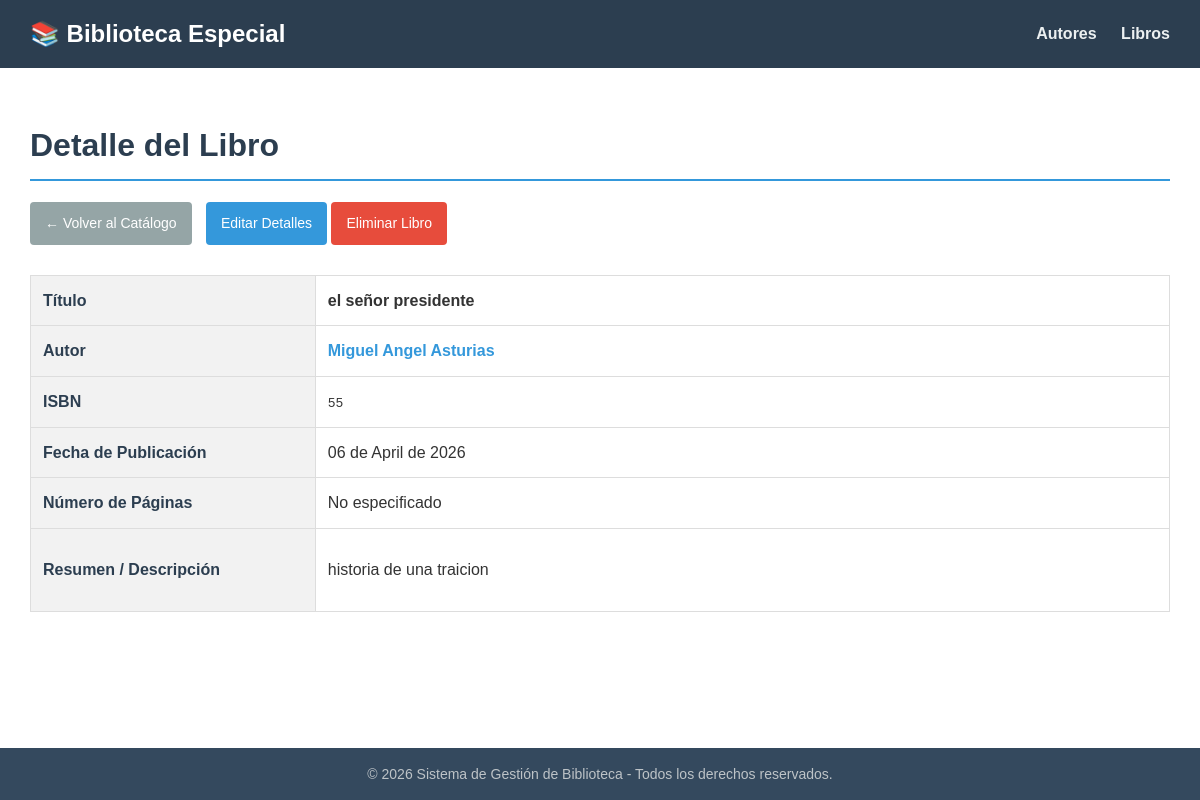
The app's page /biblioteca/libros/1/ with its own data.
### biblioteca/models.py (models this page shows, shortened)
class Libro(models.Model):
    titulo = models.CharField(max_length=200)
    isbn = models.CharField(max_length=13, unique=True)
    fecha_publicacion = models.DateField()
    autor = models.ForeignKey(Autor, on_delete=models.CASCADE, related_name="libros")
    resumen = models.TextField(max_length=1000, help_text="Breve descripción del libro")
    paginas = models.IntegerField(null=True, blank=True)

class Autor(models.Model):
    nombre = models.CharField(max_length=100)
    apellido = models.CharField(max_length=100)
    nacionalidad = models.CharField(max_length=50, blank=True, null=True)
    fecha_nacimiento = models.DateField(blank=True, null=True)

### biblioteca/views.py (the view)
# urls.py: path("libros/<int:pk>/", views.LibroDetailView.as_view(), name="libro-detail"),
class LibroDetailView(DetailView):
    model = Libro
    template_name = 'biblioteca/libro_detail.html'

### biblioteca/templates/biblioteca/libro_detail.html (shortened to what this page needs)
{% extends 'biblioteca/base.html' %}
{% block contenido %}
    <h1>Detalle del Libro</h1>
    <div class="acciones">
        <a href="{% url 'libro-list' %}" class="btn btn-secondary">← Volver al Catálogo</a>
        <a href="{% url 'libro-update' libro.pk %}" class="btn btn-primary">Editar Detalles</a>
        <a href="{% url 'libro-delete' libro.pk %}" class="btn btn-danger">Eliminar Libro</a>
    </div>
    <table class="ancho-fijo">
        <tbody>
            <tr>
                <th>Título</th>
                <td><strong>{{ libro.titulo }}</strong></td>
            </tr>
            <tr>
                <th>Autor</th>
                <td>
                    <a href="{% url 'autor-detail' libro.autor.pk %}" class="link-accion">
                        {{ libro.autor.nombre }} {{ libro.autor.apellido }}
                    </a>
                </td>
            </tr>
            <tr>
                <th>ISBN</th>
                <td><code>{{ libro.isbn }}</code></td>
            </tr>
            <tr>
                <th>Fecha de Publicación</th>
                <td>{{ libro.fecha_publicacion|date:"d \d\e F \d\e Y" }}</td>
            </tr>
            <tr>
                <th>Número de Páginas</th>
                <td>{{ libro.paginas|default:"No especificado" }}</td>
            </tr>
            <tr>
                <th>Resumen / Descripción</th>
                <td>{{ libro.resumen|linebreaks|default:"Sin descripción disponible." }}</td>
            </tr>
        </tbody>
    </table>
{% endblock %}

### biblioteca/templates/biblioteca/base.html (style rules this page uses)
body { font-family: Arial, sans-serif; margin: 0; padding: 0; line-height: 1.6; color: #333; display: flex; flex-direction: column; min-height: 100vh; }
h1 { color: #2c3e50; border-bottom: 2px solid #3498db; padding-bottom: 8px; }
.acciones { margin-top: 20px; margin-bottom: 30px; }
.btn { display: inline-block; padding: 10px 15px; color: white; text-decoration: none; border-radius: 4px; font-size: 14px; border: none; cursor: pointer; box-sizing: border-box; background-color: #3498db; }
.btn-primary { background-color: #3498db; }
.btn-secondary { background-color: #95a5a6; margin-right: 10px; }
.btn-danger { background-color: #e74c3c; }
.link-accion { text-decoration: none; color: #3498db; font-weight: bold; }
table { width: 100%; border-collapse: collapse; margin-top: 15px; margin-bottom: 30px; }
th, td { border: 1px solid #ddd; padding: 12px; text-align: left; }
th { background-color: #f2f2f2; color: #2c3e50; font-weight: bold; }
.ancho-fijo th { width: 25%; }

### records on screen
Libro: titulo "el señor presidente", autor.nombre "Miguel Angel", autor.apellido "Asturias", isbn "55", fecha_publicacion "06 de April de 2026", paginas "No especificado", resumen "historia de una traicion"
